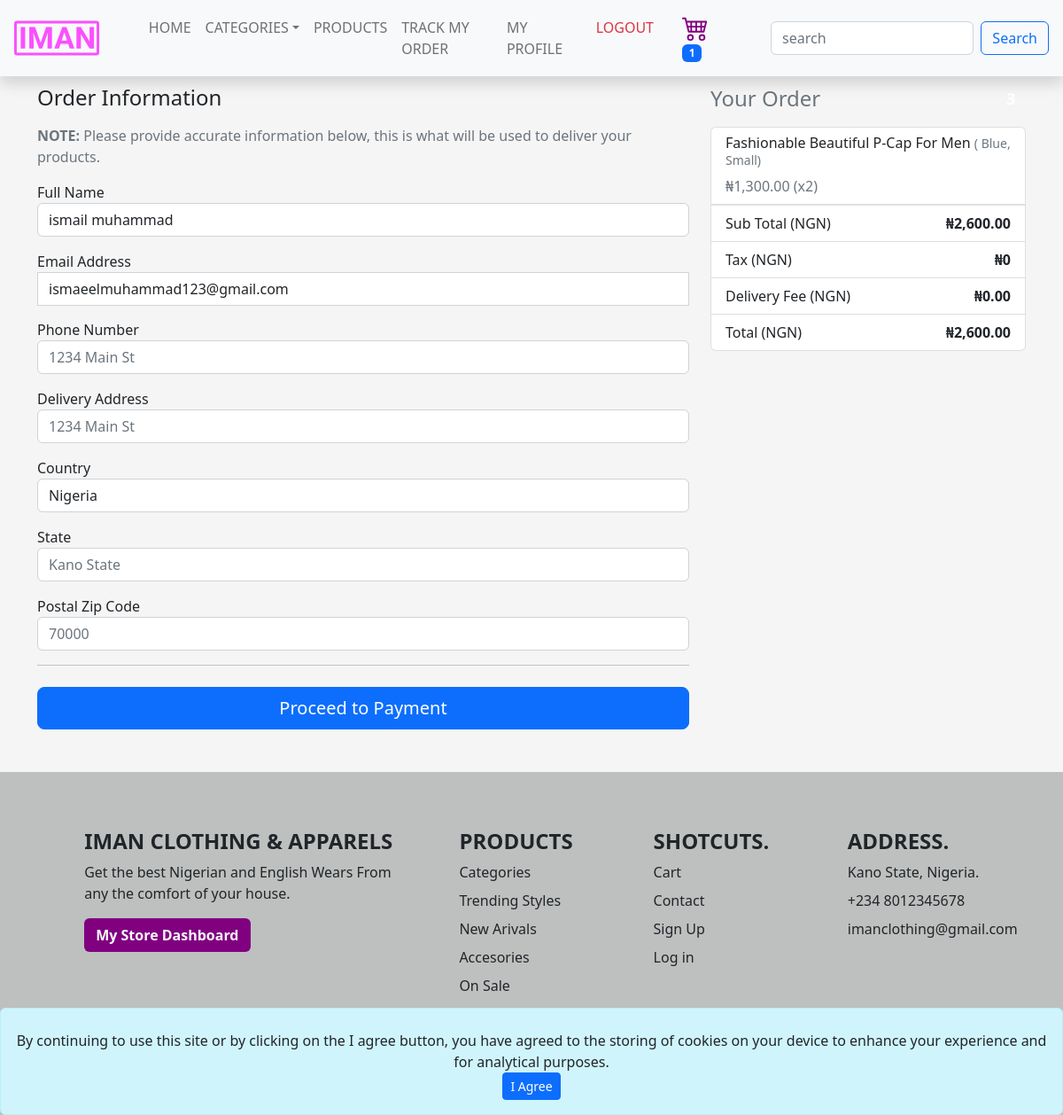
The app's page /order/new-order (signed in), older data.
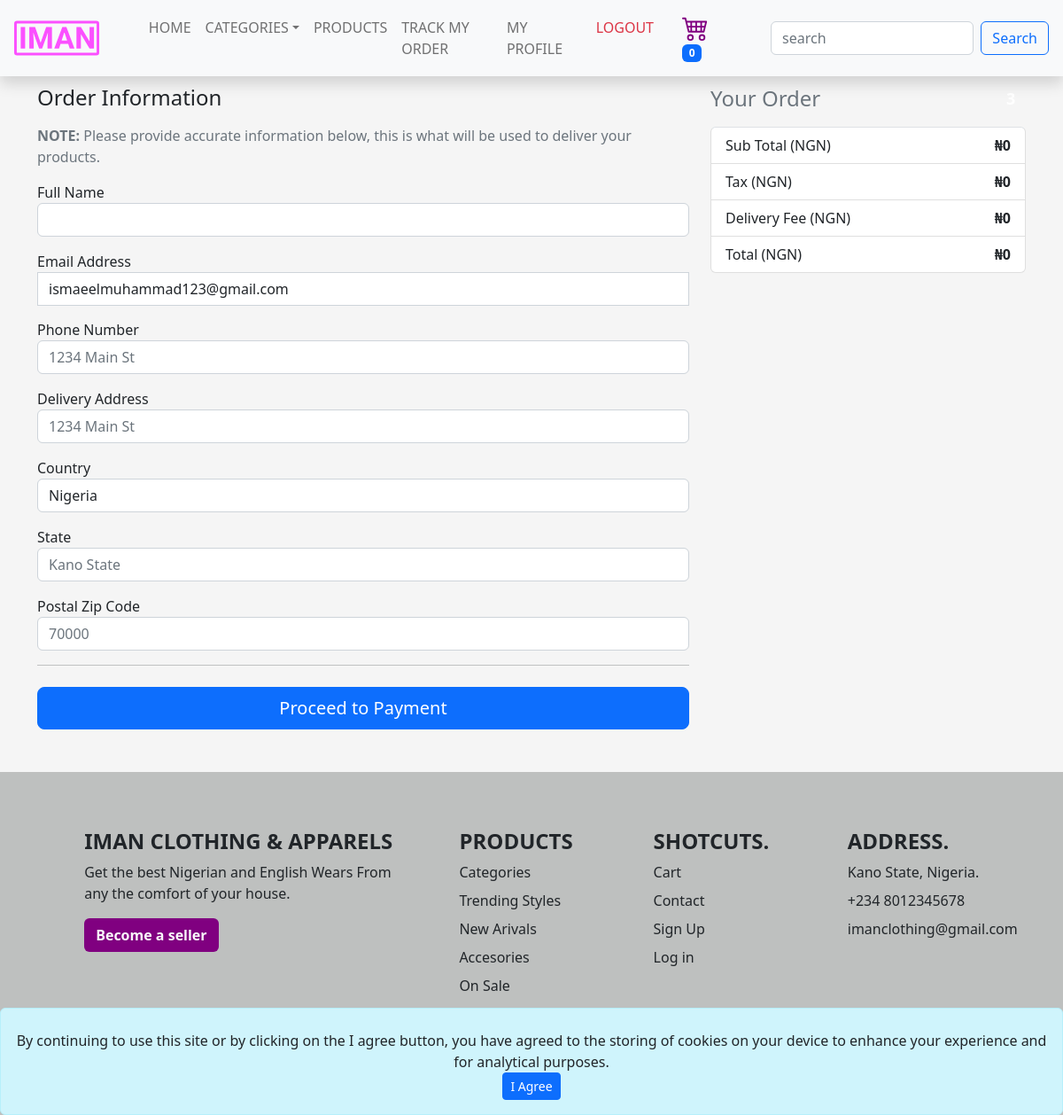
The same page, newer data.
### products/models.py (models this page shows, shortened)
class Cart(models.Model):
    product_variant = models.ForeignKey(
        ProductVariant, on_delete=models.SET_NULL, null=True
    )
    quantity = models.PositiveIntegerField()
    added_at = models.DateTimeField(auto_now_add=True)
    user = models.ForeignKey(
        "user.User",
        on_delete=models.DO_NOTHING,
        null=True,
        blank=True,
        related_name="cart",
    )
    device = models.CharField(max_length=100, null=True, blank=True, default="")
    class Meta:
        verbose_name_plural = "Cart"

class ProductVariant(models.Model):
    product = models.ForeignKey(
        Product, on_delete=models.CASCADE, related_name="product_variants"
    )
    size = models.ForeignKey(
        Size, on_delete=models.SET_NULL, null=True, related_name="product_variants"
    )
    color = models.ForeignKey(
        Color, on_delete=models.SET_NULL, null=True, related_name="product_variants"
    )
    price = models.DecimalField(max_digits=10, decimal_places=2)
    delivery_fee = models.DecimalField(max_digits=10, decimal_places=2, default=0)
    track_inventory = models.BooleanField(default=True)
    available_quantity = models.PositiveIntegerField()
    image = models.ImageField(upload_to="product_images/")
    active = models.BooleanField(default=True)

class Product(models.Model):
    GENDER_CHOICES = [("M", "Male"), ("F", "Female"), ("U", "Unisex")]
    name = models.CharField(max_length=200)
    gender = models.CharField(max_length=1, choices=GENDER_CHOICES)
    category = models.ForeignKey(
        Category, on_delete=models.CASCADE, null=True, related_name="products"
    )
    sub_category = models.ForeignKey(
        SubCategory, on_delete=models.SET_NULL, null=True, related_name="products"
    )
    delivery_days = models.PositiveIntegerField()
    description = models.TextField()
    on_sale = models.BooleanField(default=False)
    store = models.ForeignKey(
        Store, on_delete=models.SET_NULL, null=True, related_name="products"
    )
    is_active = models.BooleanField(default=True)
    added_at = models.DateTimeField(auto_now_add=True)
    added_by = models.ForeignKey(
        "user.User",
        on_delete=models.DO_NOTHING,
        limit_choices_to={"staff": True},
        related_name="products_added",
    )
    slug = models.CharField(max_length=200, blank=True, default="")

class Color(models.Model):
    name = models.CharField(max_length=100, unique=True)
    color_hex_code = models.CharField(max_length=20)
    added_at = models.DateTimeField(auto_now_add=True)
    def __str__(self):
        return self.name

class Size(models.Model):
    name = models.CharField(max_length=100, unique=True)
    added_at = models.DateTimeField(auto_now_add=True)
    added_by = models.ForeignKey(
        "user.User",
        on_delete=models.DO_NOTHING,
        limit_choices_to={"staff": True},
        related_name="sizes_added",
    )
    def __str__(self) -> str:
        return self.name

### order/views.py (the view)
# urls.py: path("new-order", views.new_order, name="new_order"),
def new_order(request):
    if request.user.is_authenticated:
        cart_items = request.user.cart.all()
        full_name = request.user.get_full_name()
        email = request.user.email
        phone_number = request.user.mobile_number
    else:
        full_name = ""
        email = ""
        phone_number = ""
        device = request.COOKIES["device"]
        cart_items = Cart.objects.filter(device=device)
    sub_total = 0
    delivery_fee = 0
    total = 0
    for item in cart_items:
        sub_total += item.product_variant.price * item.quantity
        delivery_fee += item.product_variant.delivery_fee * item.quantity
    countries = ["Nigeria"]
    total = sub_total + delivery_fee
    tax = 0
    context = {
        "cart_items": cart_items,
        "sub_total": sub_total,
        "tax": tax,
        "countries": countries,
        "delivery_fee": delivery_fee,
        "total": total,
        "full_name": full_name,
        "email": email,
        "phone_number": phone_number,
    }
    return render(request, template_name="order/new_order.html", context=context)

### base/cart_count_context.py (called while the page is built)
def get_cart_count(request):
    return {
        "cart_count": request.user.cart.count() if request.user.is_authenticated else Cart.objects.filter(
            device=request.COOKIES.get('device')).count() or '0'
    }

### base/categories_context.py (called while the page is built)
def get_categories(request):
    return {
        "menu_categories": Category.objects.all()
    }

### user/models.py (called while the page is built)
    def get_full_name(self):
        return f"{self.first_name} {self.last_name}"

### order/templates/order/new_order.html (shortened to what the changed rows need)
{% extends 'base/base.html'%} {% load static%} {% load humanize %}
{% block content %}
<section class="container my-5">
    <div class="row">
        <div class="col-md-4 order-md-2 mb-4">
            <ul class="list-group mb-3">
                {% for item in cart_items %}
                <li class="list-group-item justify-content-between lh-condensed">
                    <h6 class="col-12 text-capitalize">{{item.product_variant.product.name}} <small class="text-muted">
                            (
                            {{item.product_variant.color}},
                            {{item.product_variant.size}})</small> </h6>
                    <span class="text-muted">&#8358;{{item.product_variant.price|intcomma }} (x{{item.quantity}})</span>
                </li>
                {% endfor %}
                <li class="list-group-item d-flex border-top justify-content-between">
                    <span>Sub Total (NGN)</span>
                    <strong>&#8358;{{sub_total|intcomma}}</strong>
                </li>
                <li class="list-group-item d-flex justify-content-between">
                    <span>Delivery Fee (NGN)</span>
                    <strong>&#8358;{{delivery_fee|intcomma}}</strong>
                </li>
                <li class="list-group-item d-flex justify-content-between">
                    <span>Total (NGN)</span>
                    <strong>&#8358;{{total|intcomma}}</strong>
                </li>
            </ul>
        </div>
        <div class="col-md-8 order-md-1">
            <form class="needs-validation" action="{% url 'add_new_order' %}" method="post" novalidate>
                <div class="mb-3">
                    <label for="address">Full Name</label>
                    <input type="text" class="form-control" value="{{full_name}}" name="full_name" id="name"
                        placeholder="john doe" required />
                </div>
            </form>
        </div>
    </div>
</section>
{% endblock %}

Row changes from the older to the newer data that the page shows:
removed Cart: product_variant.product.name "Fashionable Beautiful P-Cap For Men", product_variant.color "Blue", product_variant.size "Small", product_variant.price "1,300.00", quantity "2"
Text that changed along with them:
{{ cart_count }}: "1" → "0"
{{ sub_total|intcomma }}: "2,600.00" → "0"
{{ delivery_fee|intcomma }}: "0.00" → "0"
{{ total|intcomma }}: "2,600.00" → "0"
form field full_name: "ismail muhammad" → (not shown)
text no longer shown: "My Store Dashboard"
text now shown: "Become a seller"
